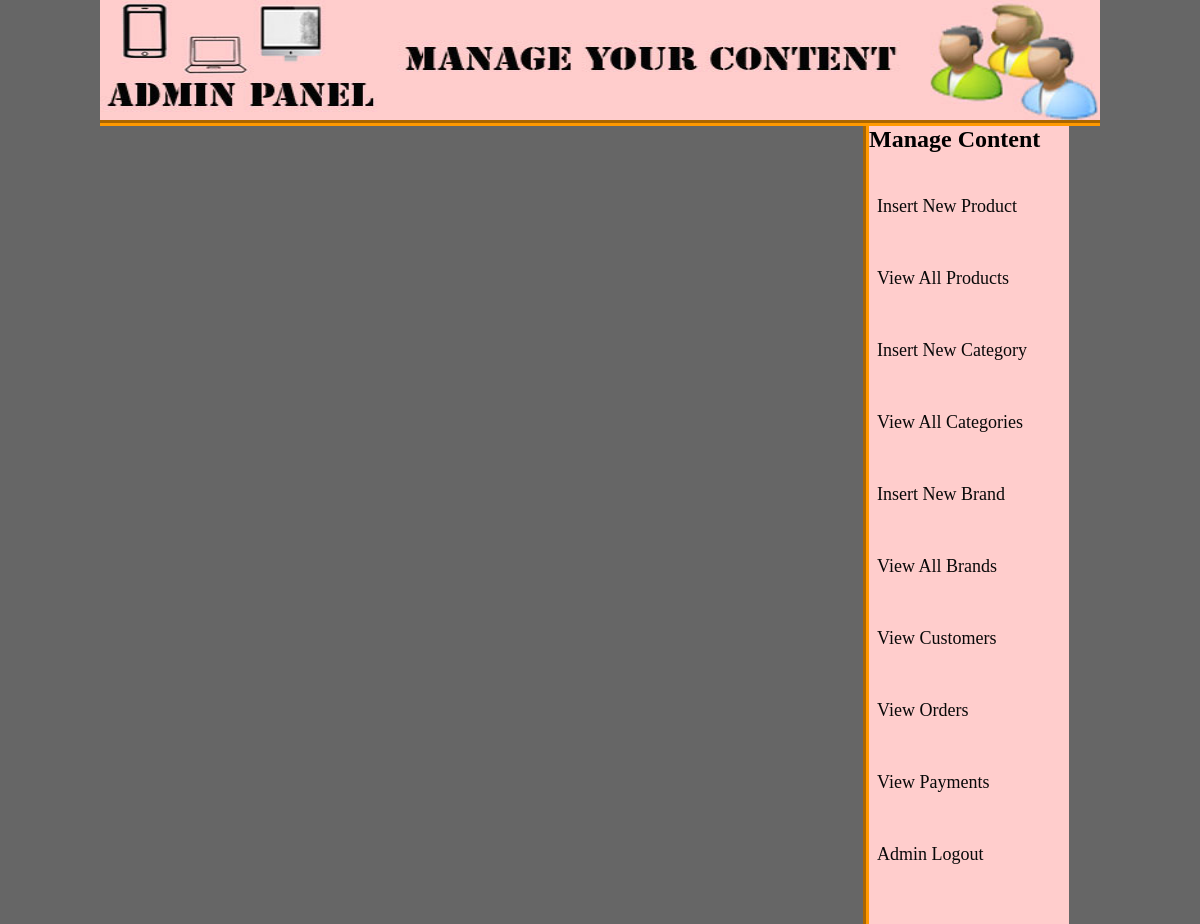
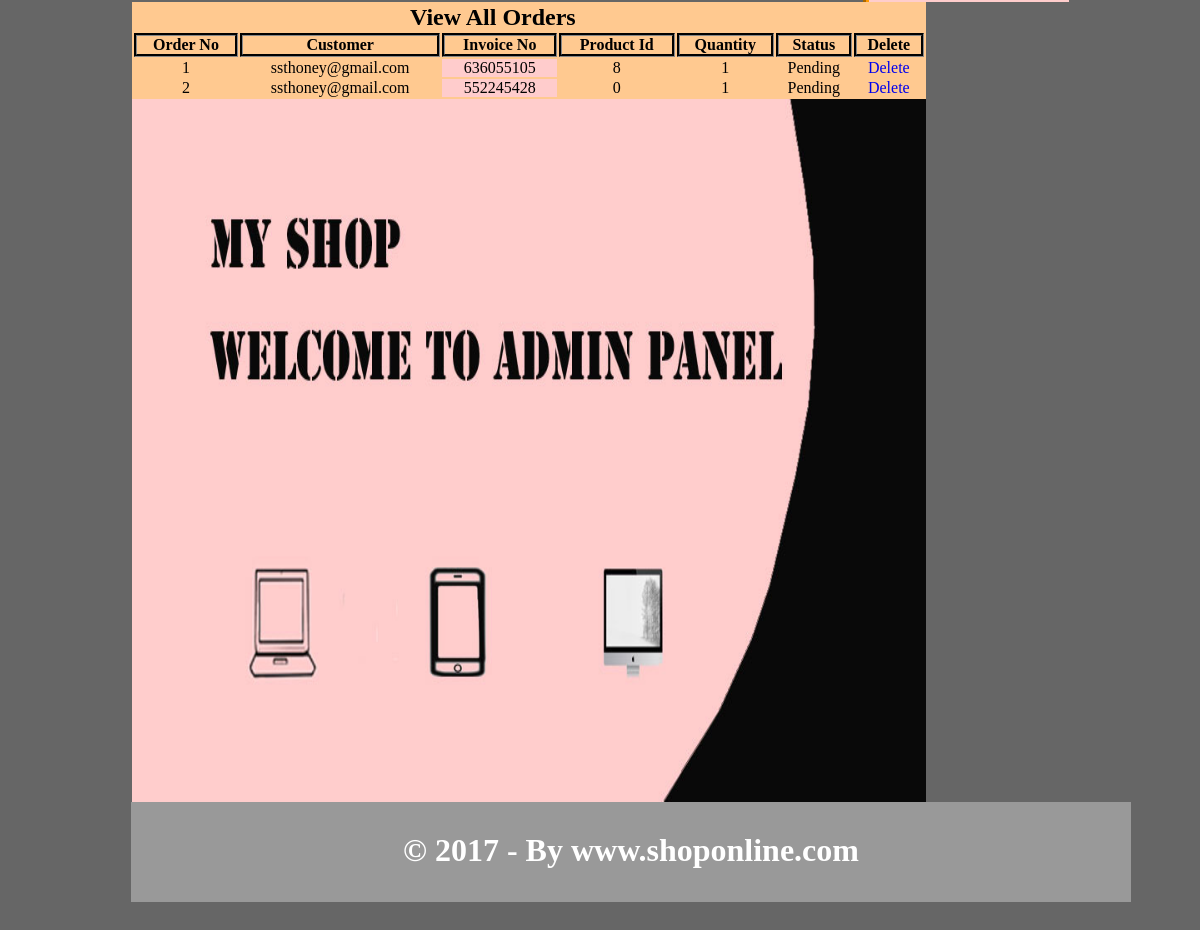
/admin_area/index.php?view_orders (signed in), run on the app's committed database (2 pictures, top to bottom).
### tables this page shows
CREATE TABLE `pending_orders` (
  `order_id` int(10) NOT NULL,
  `customer_id` int(10) NOT NULL,
  `invoice_no` int(10) NOT NULL,
  `product_id` int(10) NOT NULL,
  `qty` int(100) NOT NULL,
  `order_status` text NOT NULL
);

CREATE TABLE `customers` (
  `customer_id` int(10) NOT NULL,
  `customer_name` varchar(100) NOT NULL,
  `customer_email` varchar(100) NOT NULL,
  `customer_pass` varchar(100) NOT NULL,
  `customer_country` text NOT NULL,
  `customer_city` text NOT NULL,
  `customer_contact` bigint(10) NOT NULL,
  `customer_address` text NOT NULL,
  `customer_image` text NOT NULL,
  `customer_ip` int(100) NOT NULL
);

### admin_area/view_orders.php (the view, shortened to what this page needs)
<?php
if(!isset($_SESSION['admin_email'])){
	echo "<script>window.open('login.php','_self')</script>";
}
    else {
?>
<!DOCTYPE HTML>
<html>
<head>
</head>
<body>
<table width="794" align="center" bgcolor="#FFC990"/>
<tr align="center">
<td colspan="6"><h2>View All Orders</h2></td>
</tr>
<tr align="center">
<th>Order No</th>
<th>Customer</th>
<th>Invoice No</th>
<th>Product Id</th>
<th>Quantity</th>
<th>Status</th>
<th>Delete</th>
</tr>
<?php
include("includes/db.php");
$get_orders = "SELECT * FROM pending_orders";
$run_orders=mysqli_query($con ,$get_orders);
$i=0;
while($row_orders=mysqli_fetch_array($run_orders)){
$order_id = $row_orders['order_id'];
$c_id = $row_orders['customer_id'];
$invoice = $row_orders['invoice_no'];
$p_id = $row_orders['product_id'];
$qty= $row_orders['qty'];
$status = $row_orders['order_status'];
$i++;
?>
<tr align="center">
<td><?php echo $i; ?></td>
<td>
<?php
$get_customer = "SELECT * FROM customers WHERE customer_id='$c_id'";
$run_customer=mysqli_query($con, $get_customer);
$row_customer=mysqli_fetch_array($run_customer);
$customer_email=$row_customer['customer_email'];
echo $customer_email;
?>
</td>
<td bgcolor="#FFCCCC"><?php echo $invoice; ?></td>
<td><?php echo $p_id; ?></td>
<td><?php echo $qty; ?></td>
<td><?php if($status=='Pending'){
		  echo $status= 'Pending';
}
         else {
		 echo $status='Complete';
		  }
 ?></td>
<td><a href="delete_order.php?delete_order=<?php echo $order_id; ?>" style="text-decoration:none;">Delete</a></td>
</tr>
<?php } ?>
</body>
</html>
	<?php } ?>

### admin_area/styles/style.css (style rules this page uses)
html, body, div, span, applet, object, iframe, h1, h2, h3, h4, h5, h6, p, blockquote, pre, a, abbr, acronym, address, big, cite, code, del, dfn, em, img, ins, kbd, q, s, samp, small, strike, strong, sub, sup, tt, var, b, u, i, center, dl, dt, dd, ol, ul, li, fieldset, form, label, legend, table, caption, tbody, tfoot, thead, tr, th, td, article, aside, canvas, details, embed, figure, figcaption, footer, header, hgroup, menu, nav, output, ruby, section, summary, time, mark, audio, video { margin: 0; padding: 0; border: 0; vertical-align: baseline; }
body { background: #666; }

### admin_area/view_orders.php (style rules this page uses)
th,tr { border:3px groove #333; }

### data on the page
pending_orders: customer.customer_email "ssthoney@gmail.com", invoice_no "636055105", product "8", qty "1"
pending_orders: customer.customer_email "ssthoney@gmail.com", invoice_no "552245428", product "0", qty "1"
